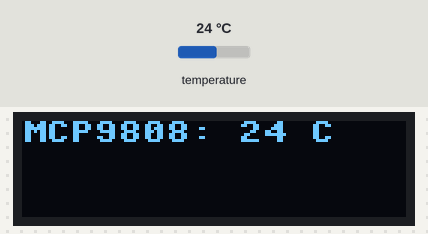
Recording of a program running on a simulated Raspberry Pi Pico running MicroPython. Shown: 128×32 one-colour display. The test bench sets the inputs (shaded band); at power-on: temperature 24 °C. Library files of the repository ran but are not shown: ssd1306.py, mcp9808.py; what the program prints to the serial console is not drawn. At 8.2 s the program stops and its outputs stay as they are.

Above: at 1.2 s.
1.3 s: temperature set to 12 °C
At 2.7 s:
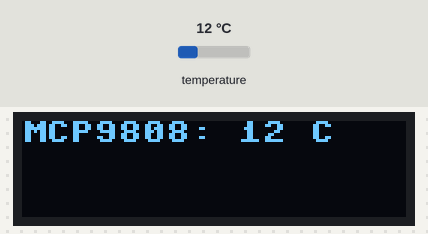
3.0 s: temperature set to 19 °C
At 4.2 s:
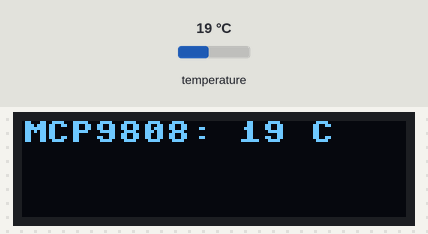
4.5 s: temperature set to 28 °C
At 5.7 s:
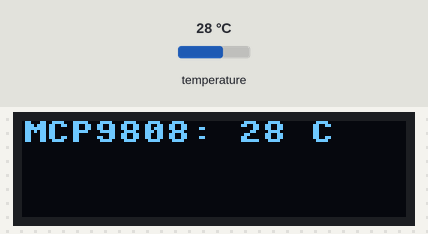
Timing chart, 0 to 7.5 s (numbered marks = the images above; inputs shaded):
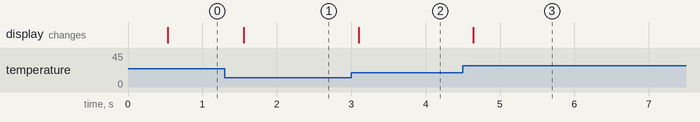

The program:

read_temperature.py
```python
# Micropython
'''Reads from an I2C temperature sensor and displays the results
on stdout and on an OLED board.'''

############## Hardware Configuration ############################
# This script requires the following external components
# MCP9808 temperature sensor on I2C
#
# Optional components
# SSD1306 OLED on I2C
##################################################################
import utime
from machine import Pin, I2C
from ssd1306 import SSD1306_I2C
from mcp9808 import MCP9808
import uos

uname = uos.uname()
if 'esp32' in uname.sysname:
    print("uC is an esp32")
    i2c_num = 0
    sda_pin = Pin(21)
    scl_pin = Pin(22)
elif 'rp2' in uname.sysname:
    print("uC is a Pi Pico")
    i2c_num = 0
    sda_pin = Pin(0)
    scl_pin = Pin(1)
else:
    print(f'Unknown board type {uname.sysname}')

def oled_writeln(oled, s, line_num):
    '''Writes a string to the specified line.'''
    oled.text(s, 0, line_num*8)

class MockOLED():
    '''Sends all OLED commands to /dev/null.'''

    def __init__(self):
        print('Using a mock OLED')

    def text(self, *args):
        pass

    def fill(self, *args):
        pass

    def show(self, *args):
        pass


if __name__ == "__main__":

    i2c = I2C(i2c_num, sda=sda_pin, scl=scl_pin, freq=400000)
    try:
        oled = SSD1306_I2C(128, 32, i2c)
    except OSError:
        oled = MockOLED() # No oled found so use a dummy

    # Read the temperature from the 9808
    mcp9808 = MCP9808(i2c)
    utime.sleep_ms(500)
    for ii in range(15):
        lines = []
        lines.append(f'MCP9808: {round(mcp9808.get_temp())} C')

        # send the same output to the OLED and to stdout
        oled.fill(0)
        for jj in range(len(lines)):
            print(lines[jj])
            oled_writeln(oled, lines[jj], jj)
        oled.show()
        utime.sleep_ms(500)
```

Measured:
- after the input at 1.3 s, the display: changes after 0.26 s (image 1)
- after the input at 3.0 s, the display: changes after 0.10 s (image 2)
- after the input at 4.5 s, the display: changes after 0.14 s (image 3)
